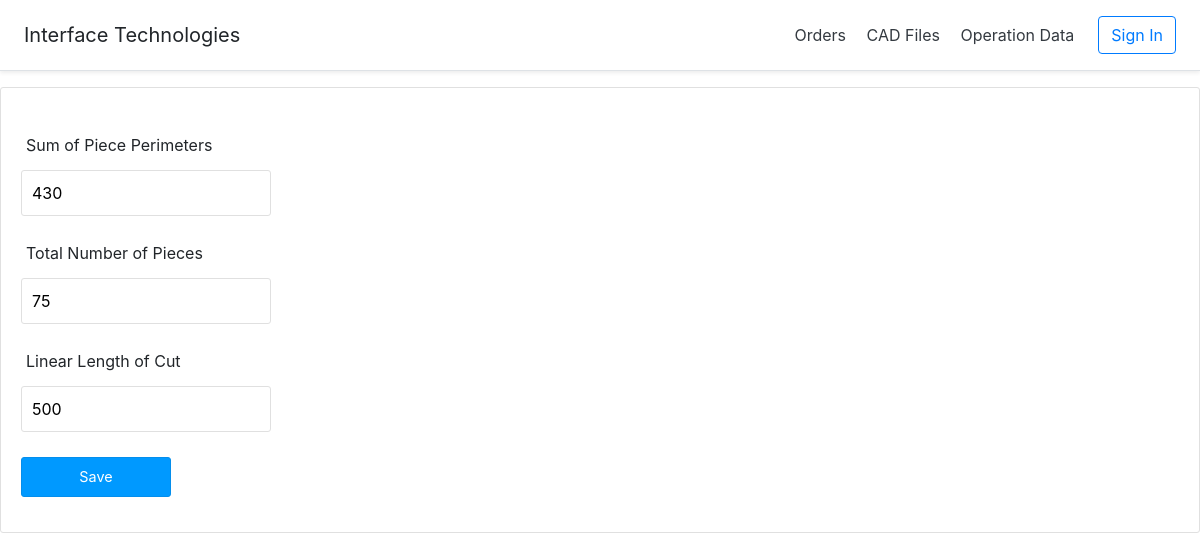
Screenshot of /index.php?action=cad_file-edit&id=1 with the database file from the repository.
### tables this page shows
CREATE TABLE CAD_FILE
(
    id INT NOT NULL PRIMARY KEY AUTO_INCREMENT,
    TCP1 int,      
    TCP2 int,   
    TCL int
);

### controllers/DBController.php (called while the page is built, shortened)
<?php
class DBController {
    private $host = "localhost";
    private $user = "root";
    private $password = "";
    private $database = "cutroom_db";
    private $conn;
    function __construct() {
        $this->conn = $this->connectDB();
    }
    function connectDB() {
        $conn = mysqli_connect($this->host,$this->user,$this->password,$this->database);
        return $conn;
    }
    function runQuery($query, $param_type, $param_value_array) {
        $sql = $this->conn->prepare($query);
        $this->bindQueryParams($sql, $param_type, $param_value_array);
        $sql->execute();
        $result = $sql->get_result();
        if ($result->num_rows > 0) {
            while($row = $result->fetch_assoc()) {
                $resultset[] = $row;
            }
        }
        if(!empty($resultset)) {
            return $resultset;
        }
    }
    function bindQueryParams($sql, $param_type, $param_value_array) {
        $param_value_reference[] = & $param_type;
        for($i=0; $i<count($param_value_array); $i++) {
            $param_value_reference[] = & $param_value_array[$i];
        }
        call_user_func_array(array(
            $sql,
            'bind_param'
        ), $param_value_reference);
    }
}
?>

### controllers/cad_file.php (called while the page is built, shortened)
<?php
require_once 'DBController.php';
class CAD_File {
    private $db_handle;
    function __construct() {
        $this->db_handle = new DBController();
    }
    function getCadFileById($cadfile_id) {
        $query = "SELECT * FROM CAD_FILE WHERE id = ?";
        $paramType = "i";
        $paramValue = array(
            $cadfile_id
        );
        $result = $this->db_handle->runQuery($query, $paramType, $paramValue);
        return $result;
    }
}
?>

### views/cad_file-edit.php (the view, shortened to what this page needs)
<?php require_once "header.php"; ?>
<form name="frmAdd" method="post" action="" id="frmAdd"
    onSubmit="return validate();">
    <div>
        <label style="padding-top: 20px;">Sum of Piece Perimeters</label> <span
            id="tcp1-info" class="info"></span><br /> <input type="text"
            name="tcp1" id="tcp1" class="demoInputBox"
            value="<?php echo $result[0]["TCP1"]; ?>">
    </div>
    <div>
        <label>Total Number of Pieces</label> <span id="tcp2-info"
            class="info"></span><br /> <input type="text"
            name="tcp2" id="tcp2" class="demoInputBox"
            value="<?php echo $result[0]["TCP2"]; ?>">
    </div>
    <div>
        <label>Linear Length of Cut</label> <span id="tcl-info"
            class="info"></span><br /> <input type="text"
            name="tcl" id="tcl" class="demoInputBox"
            value="<?php echo $result[0]["TCL"]; ?>">
    </div>
    <div>
        <input type="submit" name="add" id="btnSubmit" value="Save" />
    </div>
    </body>
    </html>

### views/css/style.css (style rules this page uses)
body { font-family: Arial; color: #212121; margin: auto; }
.demoInputBox { padding: 10px; border: #E0E0E0 1px solid; border-radius: 3px; width: 250px; margin: 5px 0px 10px 0px; }
#frmAdd { border: #E0E0E0 1px solid; padding: 10px 20px 20px 20px; border-radius: 3px; }
#frmAdd div { margin-bottom: 15px; }
#frmAdd div label { margin-left: 5px; }
.info { font-size: .8em; color: #FF6600; letter-spacing: 2px; padding-left: 5px; }
#btnSubmit { padding: 8px; background: #09F; border: #048eec 1px solid; color: #FFF; font-size: 0.9em; border-radius: 3px; width: 150px; }

### rows the page displays
cad_file: tcp1 "430", tcp2 "75", tcl "500"
